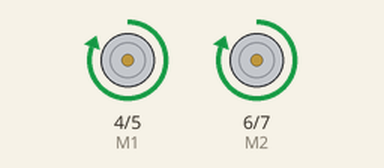
The sketch below on a simulated Arduino Uno, built with avr-gcc and run on an emulated ATmega328P. Parts: direction and speed pins drawn as motors (green arrow = direction pin HIGH = forward, orange = LOW = backward, longer = more drive).

Above: at 0.5 s.
At 3.0 s:
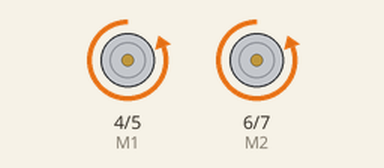
Timing chart, 0 to 6.5 s (numbered marks = the images above):
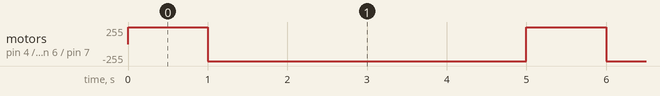

Measured:
- by itself, motor on pin 4 (M1) / pin 5 (E1), motor on pin 6 (M2) / pin 7 (E2): alternates forward 255/255 for 1.0 s and backward 255/255 for 4.0 s

The sketch:

dc_motors_test.ino
```cpp
int E1 = 5;
int M1 = 4;
int E2 = 7;
int M2 = 6;

String action = "BACK";

void setup() {
  pinMode(M1, OUTPUT);
  pinMode(M2, OUTPUT);
}

// the loop function runs over and over again forever
void loop() {
  if (action.compareTo("FORWARD") == 0) {
    digitalWrite(M1, LOW);
    analogWrite(E1, 255);
    digitalWrite(M2, LOW);
    analogWrite(E2, 255);
  }

  if (action.compareTo("BACK") == 0) {
    digitalWrite(M1, HIGH);
    analogWrite(E1, 255);
    digitalWrite(M2, HIGH);
    analogWrite(E2, 255);
  }

  if (action.compareTo("LEFT") == 0) {
    digitalWrite(M1, LOW);
    analogWrite(E1, 255);
    digitalWrite(M2, HIGH);
    analogWrite(E2, 255);
  }

  if (action.compareTo("RIGHT") == 0) {
    digitalWrite(M1, HIGH);
    analogWrite(E1, 255);
    digitalWrite(M2, LOW);
    analogWrite(E2, 255);
  }

  delay(1000);
  digitalWrite(M1, LOW);
  digitalWrite(M2, LOW);
  delay(4000);
}
```
